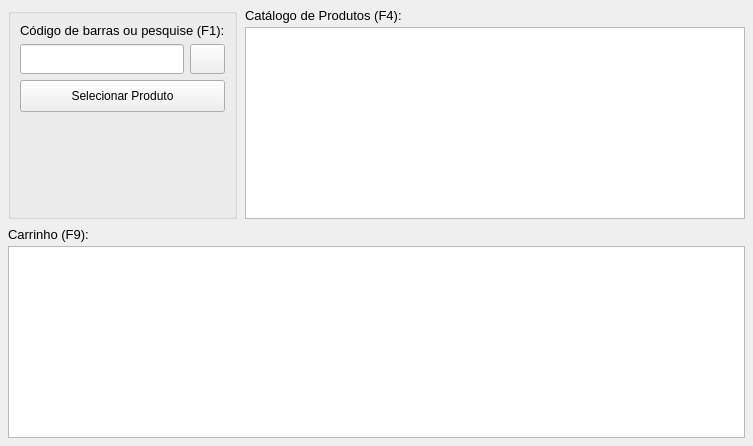
     <widget class="QWidget" name="page_Produtos">
      <layout class="QVBoxLayout" name="vl_p0">
       <property name="spacing">
        <number>8</number>
       </property>
       <property name="leftMargin">
        <number>8</number>
       </property>
       <property name="topMargin">
        <number>8</number>
       </property>
       <property name="rightMargin">
        <number>8</number>
       </property>
       <property name="bottomMargin">
        <number>8</number>
       </property>
       <item>
        <layout class="QHBoxLayout" name="hl_p0_top">
         <property name="spacing">
          <number>8</number>
         </property>
         <item>
          <widget class="QGroupBox" name="groupBox">
           <property name="maximumSize">
            <size>
             <width>320</width>
             <height>16777215</height>
            </size>
           </property>
           <layout class="QVBoxLayout">
            <item>
             <widget class="QLabel" name="label_2">
              <property name="styleSheet">
               <string notr="true">font: 700 9pt &quot;Segoe UI&quot;; font-size: 13px;</string>
              </property>
              <property name="text">
               <string>Código de barras ou pesquise (F1):</string>
              </property>
             </widget>
            </item>
            <item>
             <layout class="QHBoxLayout">
              <item>
               <widget class="CustomLineEdit" name="Ledit_Pesquisa">
                <property name="minimumSize">
                 <size>
                  <width>100</width>
                  <height>30</height>
                 </size>
                </property>
               </widget>
              </item>
              <item>
               <widget class="QPushButton" name="Btn_Pesquisa">
                <property name="minimumSize">
                 <size>
                  <width>30</width>
                  <height>30</height>
                 </size>
                </property>
                <property name="maximumSize">
                 <size>
                  <width>35</width>
                  <height>16777215</height>
                 </size>
                </property>
                <property name="text">
                 <string/>
                </property>
                <property name="icon">
                 <iconset resource="../Imagens/recursosImg.qrc">
                  <normaloff>:/QEstoqueLOja/edit-find.svg</normaloff>:/QEstoqueLOja/edit-find.svg</iconset>
                </property>
                <property name="autoDefault">
                 <bool>false</bool>
                </property>
               </widget>
              </item>
             </layout>
            </item>
            <item>
             <widget class="QPushButton" name="Btn_SelecionarProduto">
              <property name="minimumSize">
               <size>
                <width>60</width>
                <height>32</height>
               </size>
              </property>
              <property name="text">
               <string>Selecionar Produto</string>
              </property>
              <property name="icon">
               <iconset resource="../Imagens/recursosImg.qrc">
                <normaloff>:/QEstoqueLOja/dialog-ok-apply.svg</normaloff>:/QEstoqueLOja/dialog-ok-apply.svg</iconset>
              </property>
              <property name="iconSize">
               <size>
                <width>20</width>
                <height>20</height>
               </size>
              </property>
              <property name="autoDefault">
               <bool>false</bool>
              </property>
             </widget>
            </item>
            <item>
             <spacer>
              <property name="orientation">
               <enum>Qt::Orientation::Vertical</enum>
              </property>
              <property name="sizeHint" stdset="0">
               <size>
                <width>20</width>
                <height>40</height>
               </size>
              </property>
             </spacer>
            </item>
           </layout>
          </widget>
         </item>
         <item>
          <layout class="QVBoxLayout" name="vl_catalogue">
           <property name="spacing">
            <number>4</number>
           </property>
           <item>
            <widget class="QLabel" name="label_5">
             <property name="styleSheet">
              <string notr="true">font: 700 9pt &quot;Segoe UI&quot;; font-size: 13px;</string>
             </property>
             <property name="text">
              <string>Catálogo de Produtos (F4):</string>
             </property>
            </widget>
           </item>
           <item>
            <widget class="QTableView" name="Tview_Produtos">
             <property name="sizePolicy">
              <sizepolicy hsizetype="Expanding" vsizetype="Expanding">
               <horstretch>2</horstretch>
               <verstretch>2</verstretch>
              </sizepolicy>
             </property>
             <property name="minimumSize">
              <size>
               <width>500</width>
               <height>160</height>
              </size>
             </property>
             <property name="alternatingRowColors">
              <bool>true</bool>
             </property>
             <property name="selectionMode">
              <enum>QAbstractItemView::SelectionMode::SingleSelection</enum>
             </property>
             <property name="selectionBehavior">
              <enum>QAbstractItemView::SelectionBehavior::SelectRows</enum>
             </property>
             <attribute name="horizontalHeaderDefaultSectionSize">
              <number>50</number>
             </attribute>
             <attribute name="horizontalHeaderStretchLastSection">
              <bool>true</bool>
             </attribute>
             <attribute name="verticalHeaderVisible">
              <bool>false</bool>
             </attribute>
            </widget>
           </item>
          </layout>
         </item>
        </layout>
       </item>
       <item>
        <layout class="QVBoxLayout" name="vl_cart">
         <property name="spacing">
          <number>4</number>
         </property>
         <item>
          <widget class="QLabel" name="label_4">
           <property name="styleSheet">
            <string notr="true">font: 700 9pt &quot;Segoe UI&quot;; font-size: 13px;</string>
           </property>
           <property name="text">
            <string>Carrinho (F9):</string>
           </property>
          </widget>
         </item>
         <item>
          <widget class="QTableView" name="Tview_ProdutosSelecionados">
           <property name="minimumSize">
            <size>
             <width>600</width>
             <height>130</height>
            </size>
           </property>
           <property name="maximumSize">
            <size>
             <width>16777215</width>
             <height>220</height>
            </size>
           </property>
           <property name="contextMenuPolicy">
            <enum>Qt::ContextMenuPolicy::CustomContextMenu</enum>
           </property>
           <property name="editTriggers">
            <set>QAbstractItemView::EditTrigger::NoEditTriggers</set>
           </property>
           <property name="selectionMode">
            <enum>QAbstractItemView::SelectionMode::SingleSelection</enum>
           </property>
           <property name="selectionBehavior">
            <enum>QAbstractItemView::SelectionBehavior::SelectRows</enum>
           </property>
           <attribute name="horizontalHeaderDefaultSectionSize">
            <number>100</number>
           </attribute>
           <attribute name="horizontalHeaderStretchLastSection">
            <bool>true</bool>
           </attribute>
           <attribute name="verticalHeaderVisible">
            <bool>false</bool>
           </attribute>
          </widget>
         </item>
        </layout>
       </item>
      </layout>
     </widget>
